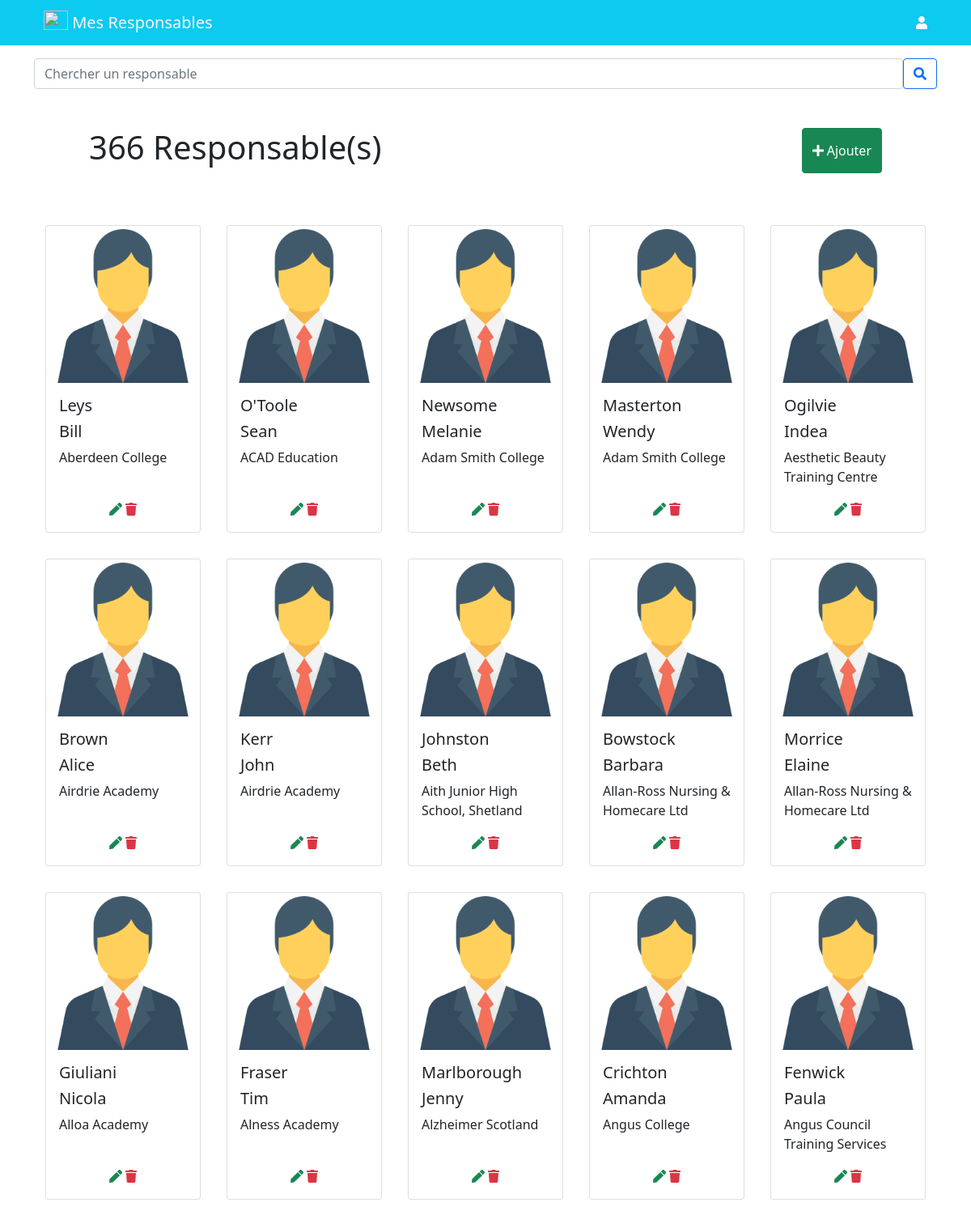
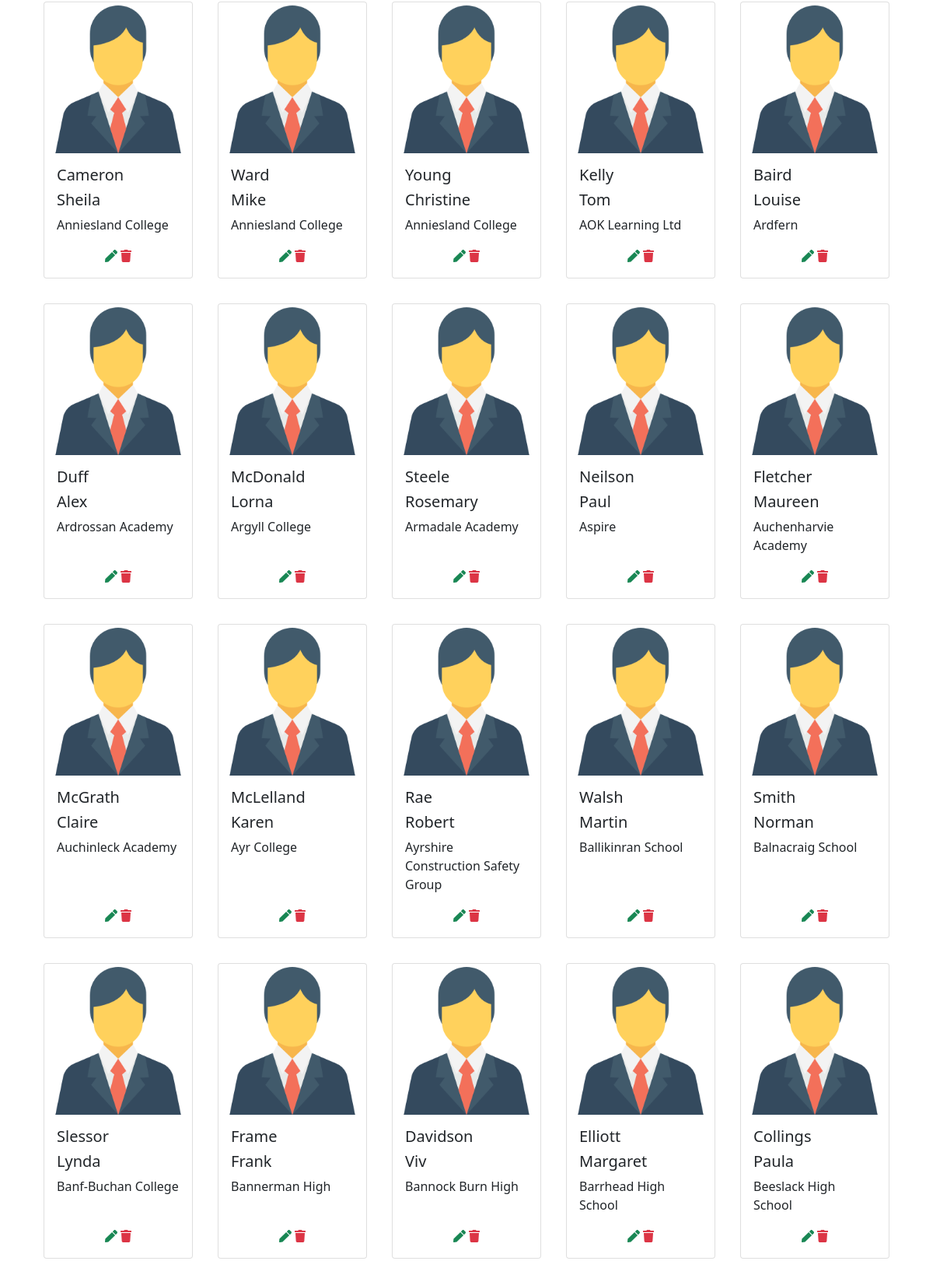
The app's page /admin/index.php (upper part) with its own data (2 pictures, top to bottom).
### tables this page shows
CREATE TABLE "personnes" (
        "id"	INTEGER,
        "idCentre"	INTEGER,
        "nom"	TEXT,
        "prenom"	INTEGER,
        PRIMARY KEY("id" AUTOINCREMENT)
    );

CREATE TABLE "centres" (
        "id"	INTEGER,
        "centre"	TEXT,
        PRIMARY KEY("id" AUTOINCREMENT)
        );

### admin/index.php (the view, shortened to what this page needs)
<?php
    $db = new PDO('sqlite:../database/devoir.db');
    $responsable = $db->query("SELECT * FROM personnes ORDER BY id ASC");
    $respo = $responsable->fetchAll(PDO::FETCH_OBJ);
    $nbr = count($respo);
?>
<!DOCTYPE html>
<html lang="fr">
<head>
    <?php require '../includes/head.php' ?>
</head>
<body class="px-0">
    <div class="container-fluid px-0">
        <header class="container-fluid bg-info mb-3" style="">
        <nav class="container navbar navbar-light">
            <div class="container-fluid">
                <a class="navbar-brand text-light" href="./">
                <img src="../image/biblio.png" alt="" width="30" height="24" class="d-inline-block align-top">
                    Mes Responsables
                </a>
                <i class="fas fa-user text-light"></i>
            </div>
        </nav>
        </header>
        <div class="container mb-5">
            <form class="d-flex" id="form">
                <input class="form-control mr-2 " type="search" name="search" id="search" placeholder="Chercher un responsable" aria-label="Search">
                <div class="btn btn-outline-primary"  onclick="search()"><i class="fas fa-search"></i></div>
            </form>
        </div>
        <section class="container-fluid">
            <section class="d-flex justify-content-start flex-wrap" id="books">
                <div class="w-100">
                    <div class="d-flex col-sm-10 mx-auto mb-5">
                        <h3 class="display-6 flex-grow-1"><?php echo $nbr;?> Responsable(s)</h3>
                        <button href="" class="btn btn-success"  data-toggle="modal" data-target="#insertion"><i class="fas fa-plus"></i> Ajouter</button>
                    </div>
                </div>
                <section class="d-flex justify-content-center flex-wrap">
                <?php foreach ($respo as $r) {?>
                    <article class="d-flex justify-content-center p-3" style="width: 14rem;">
                        <div class="card" style="width: 12rem;">
                            <img src="../image/seller.png" class="card-img-top img-fluid mt-1" alt="..." style=" ">
                            <div class="card-body d-flex flex-column">
                                <p class="card-title h5"><?php echo $r->nom;?> </p>
                                <p class="card-title h5"><?php echo $r->prenom;?> </p>
                                <?php
                                    $stmt_centre   = $db->prepare("SELECT centre FROM centres WHERE id=:centre");
                                    $stmt_centre->bindParam(':centre', $centres);
                                    $centres = $r->idCentre;
                                    $stmt_centre->execute();
                                    $centre = $stmt_centre->fetch(PDO::FETCH_OBJ);
                                ?>
                                <p class="card-text"><?php echo $centre->centre ;?></p>
                                <div class="text-center mt-auto">
                                    <span class="mr-3 text-success" data-toggle="modal" data-target="#editModal"  data-id="<?php echo $r->id; ?>"><i class="fas fa-pen"></i></span>
                                    <span class="text-danger" data-toggle="modal" data-target="#deleteModal"  data-delete="<?php echo $r->id; ?>"><i class="fas fa-trash"></i></span>
                                </div>
                            </div>
                        </div>
                    </article>
                <?php }?>
                </section>
            </section>
        </section>
    </div>
</body>
</html>

### includes/head.php (shortened to what this page needs)
<link rel="stylesheet" href="https://stackpath.bootstrapcdn.com/bootstrap/5.0.0-alpha2/css/bootstrap.min.css">
<link rel="stylesheet" href="https://cdnjs.cloudflare.com/ajax/libs/font-awesome/5.14.0/css/all.min.css" />

### records on screen
personnes: nom "Leys", prenom "Bill", idCentre.centre "Aberdeen College"
personnes: nom "O'Toole", prenom "Sean", idCentre.centre "ACAD Education"
personnes: nom "Newsome", prenom "Melanie", idCentre.centre "Adam Smith College"
personnes: nom "Masterton", prenom "Wendy", idCentre.centre "Adam Smith College"
personnes: nom "Ogilvie", prenom "Indea", idCentre.centre "Aesthetic Beauty Training Centre"
personnes: nom "Brown", prenom "Alice", idCentre.centre "Airdrie Academy"
personnes: nom "Kerr", prenom "John", idCentre.centre "Airdrie Academy"
personnes: nom "Johnston", prenom "Beth", idCentre.centre "Aith Junior High School, Shetland"
personnes: nom "Bowstock", prenom "Barbara", idCentre.centre "Allan-Ross Nursing & Homecare Ltd"
personnes: nom "Morrice", prenom "Elaine", idCentre.centre "Allan-Ross Nursing & Homecare Ltd"
personnes: nom "Giuliani", prenom "Nicola", idCentre.centre "Alloa Academy"
personnes: nom "Fraser", prenom "Tim", idCentre.centre "Alness Academy"
personnes: nom "Marlborough", prenom "Jenny", idCentre.centre "Alzheimer Scotland"
personnes: nom "Crichton", prenom "Amanda", idCentre.centre "Angus College"
personnes: nom "Fenwick", prenom "Paula", idCentre.centre "Angus Council Training Services"
personnes: nom "Cameron", prenom "Sheila", idCentre.centre "Anniesland College"
personnes: nom "Ward", prenom "Mike", idCentre.centre "Anniesland College"
personnes: nom "Young", prenom "Christine", idCentre.centre "Anniesland College"
personnes: nom "Kelly", prenom "Tom", idCentre.centre "AOK Learning Ltd"
personnes: nom "Baird", prenom "Louise", idCentre.centre "Ardfern"
personnes: nom "Duff", prenom "Alex", idCentre.centre "Ardrossan Academy"
personnes: nom "McDonald", prenom "Lorna", idCentre.centre "Argyll College"
personnes: nom "Steele", prenom "Rosemary", idCentre.centre "Armadale Academy"
personnes: nom "Neilson", prenom "Paul", idCentre.centre "Aspire"
personnes: nom "Fletcher", prenom "Maureen", idCentre.centre "Auchenharvie Academy"
personnes: nom "McGrath", prenom "Claire", idCentre.centre "Auchinleck Academy"
personnes: nom "McLelland", prenom "Karen", idCentre.centre "Ayr College"
personnes: nom "Rae", prenom "Robert", idCentre.centre "Ayrshire Construction Safety Group"
personnes: nom "Walsh", prenom "Martin", idCentre.centre "Ballikinran School"
personnes: nom "Smith", prenom "Norman", idCentre.centre "Balnacraig School"
personnes: nom "Slessor", prenom "Lynda", idCentre.centre "Banf-Buchan College"
personnes: nom "Frame", prenom "Frank", idCentre.centre "Bannerman High"
personnes: nom "Davidson", prenom "Viv", idCentre.centre "Bannock Burn High"
personnes: nom "Elliott", prenom "Margaret", idCentre.centre "Barrhead High School"
personnes: nom "Collings", prenom "Paula", idCentre.centre "Beeslack High School"

### other values on screen
$nbr "366"
